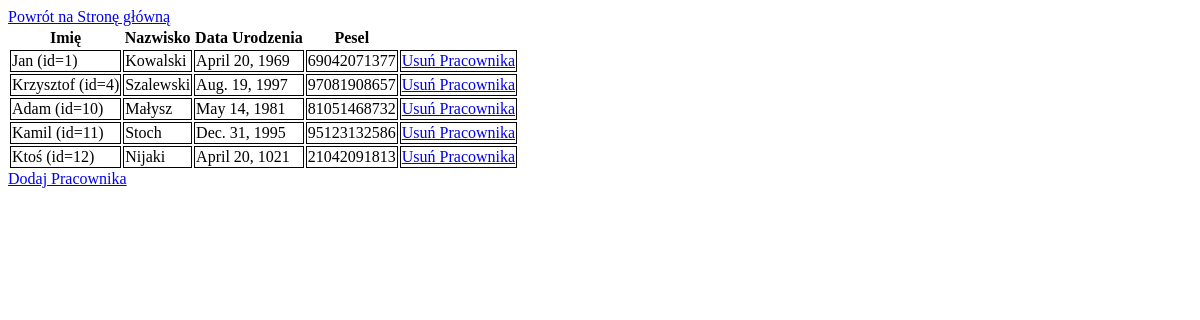
Page /polls/pracownicy/ on the earlier database version.
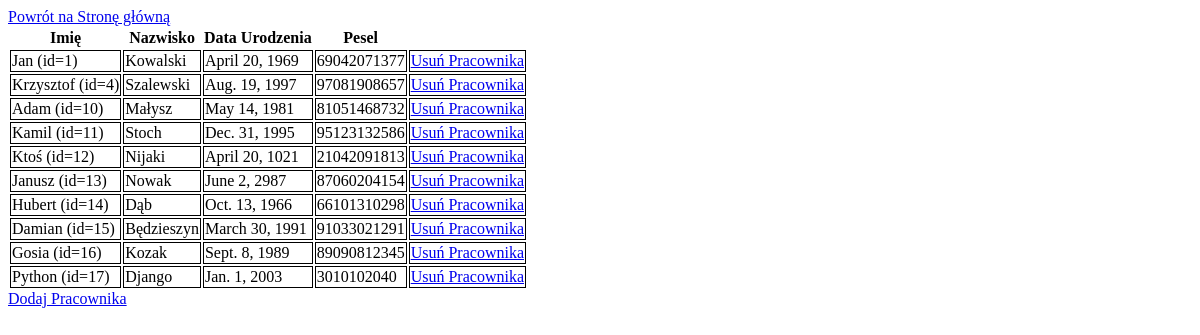
Same page on the later database version.
### polls/models.py (models this page shows, shortened)
class Pracownicy(models.Model):
    imie = models.CharField(max_length=100)
    nazwisko = models.CharField(max_length=200)
    data_ur = models.DateField(auto_now=False, auto_now_add=False)
    pesel = models.DecimalField(max_digits=11, decimal_places=0)

### polls/views.py (the view)
# urls.py: path('pracownicy/', views.detail_pracownicy),
def detail_pracownicy(request):
    pracownicy = Pracownicy.objects.all()
    template = loader.get_template('polls/pracownicy.html')
    context = {
        'pracownicy': pracownicy,
    }
    return HttpResponse(template.render(context, request))

### polls/templates/polls/pracownicy.html
{% load static %}
<link rel="stylesheet" type="text/css" href="{% static 'polls/style.css' %}" />
<a href="{% url 'start' %}">Powrót na Stronę główną</a>
{% if pracownicy %}
    <table>
        <tr>
            <th><a>Imię</a></th>
            <th><a>Nazwisko</a></th>
            <th><a>Data Urodzenia</a></th>
            <th><a>Pesel</a></th>
        </tr>
    {% for pracownik in pracownicy %}
        <tr>
            <td><a>{{pracownik.imie}} (id={{pracownik.id}})</a></td>
            <td><a>{{pracownik.nazwisko}}</a></td>
            <td><a>{{pracownik.data_ur}}</a></td>
            <td><a>{{pracownik.pesel}}</a></td>
            <td><a href="/polls/usun_pracownika/{{pracownik.id}}/">Usuń Pracownika</a></td>
        </tr>
    {% endfor %}
    </table>
{% else %}
    <p>No polls are available.</p>
{% endif %}
<a href="/polls/formularz/">Dodaj Pracownika</a>

### polls/static/polls/style.css (style rules this page uses)
td { border: 1px solid black; }

Differences in the rows shown:
added Pracownicy: imie "Janusz", id "13", nazwisko "Nowak", data_ur "June 2, 2987", pesel "87060204154"
added Pracownicy: imie "Hubert", id "14", nazwisko "Dąb", data_ur "Oct. 13, 1966", pesel "66101310298"
added Pracownicy: imie "Damian", id "15", nazwisko "Będzieszyn", data_ur "March 30, 1991", pesel "91033021291"
added Pracownicy: imie "Gosia", id "16", nazwisko "Kozak", data_ur "Sept. 8, 1989", pesel "89090812345"
added Pracownicy: imie "Python", id "17", nazwisko "Django", data_ur "Jan. 1, 2003", pesel "3010102040"
